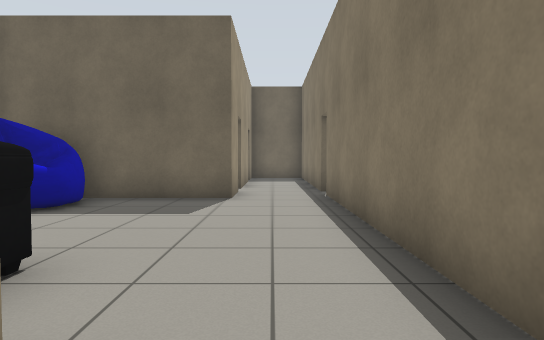
View 1 (above)

16 first-person views from a walk through a world built for the Gazebo simulator. The camera is 0.9 m above the floor, tilts 2° down and sees 75° across. The floor is counted in squares, 1 m on a side. Each view is taken from the middle of a square. On the plan, view 1 faces up. The plan holds only what a view shows up to about 12 squares ahead; the rest is blank. The robots in the file are not drawn. Simple patterns stand in for the simulator's built-in surfaces. Some stock models are drawn as simple stand-ins.

View 2
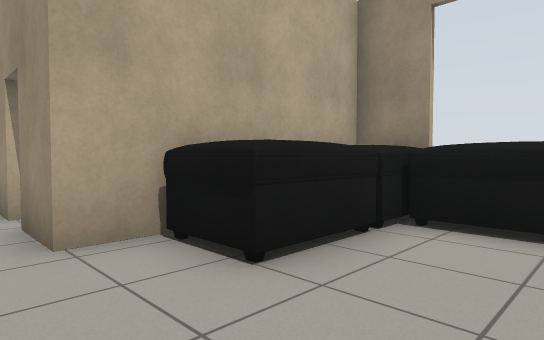

View 3
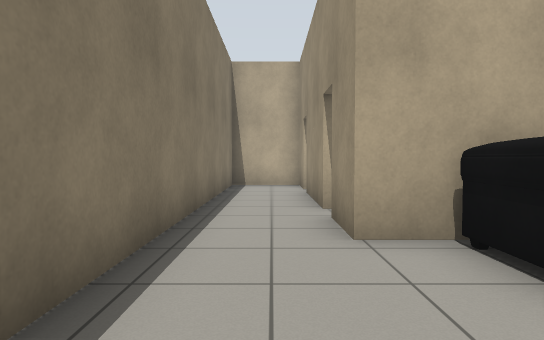

View 4
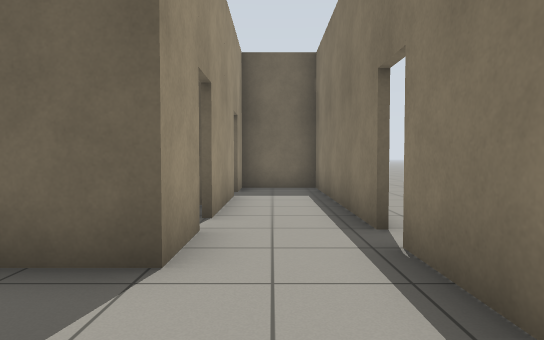

View 5
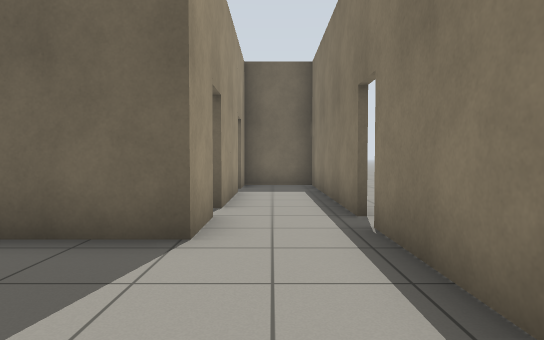

View 6
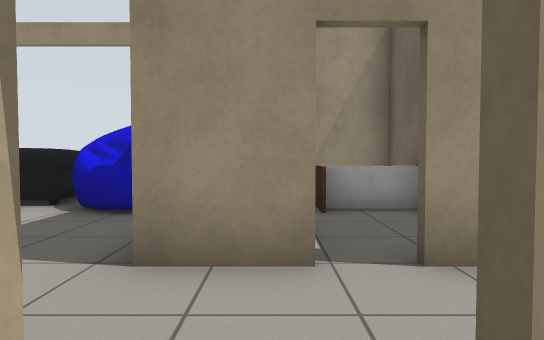

View 7
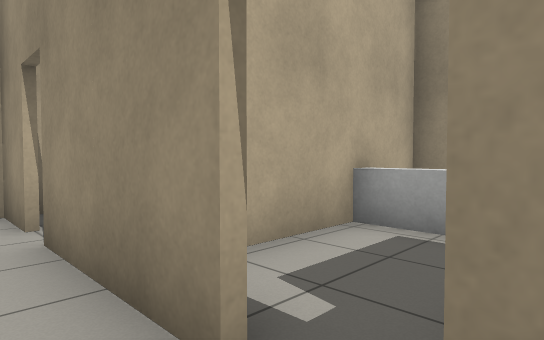

View 8
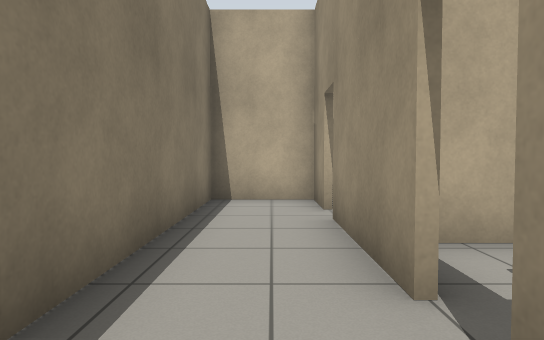

View 9
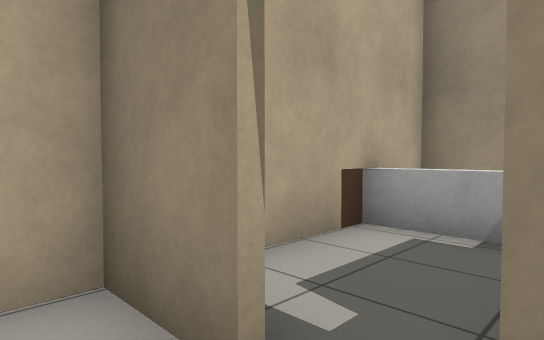

View 10
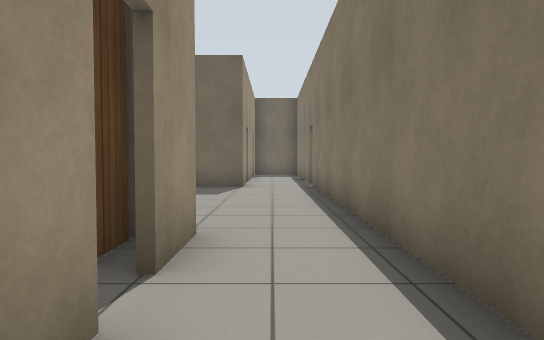

View 11
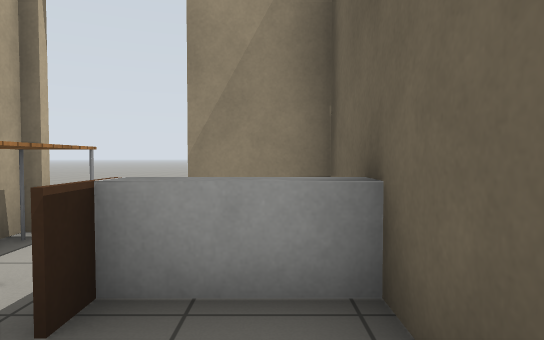

View 12
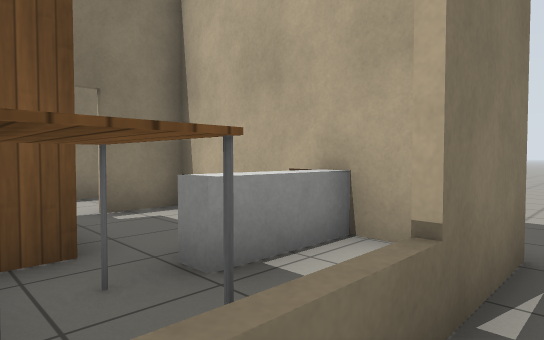

View 13
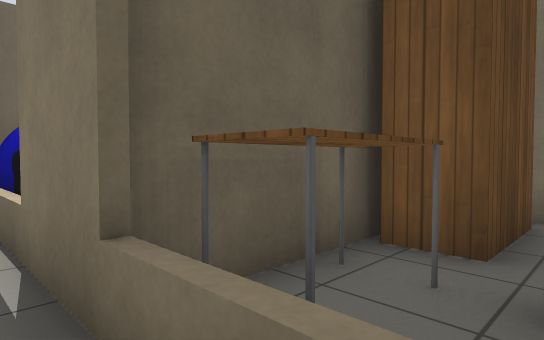

View 14
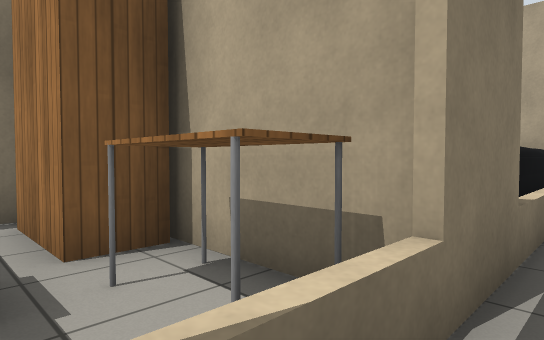

View 15
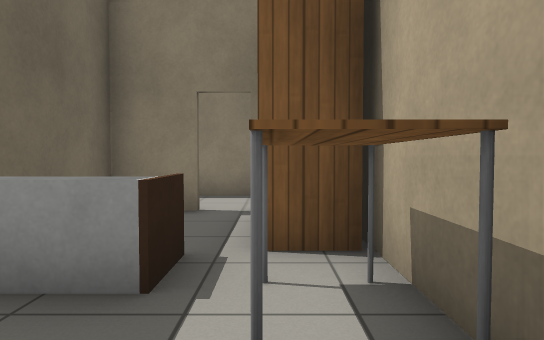

View 16
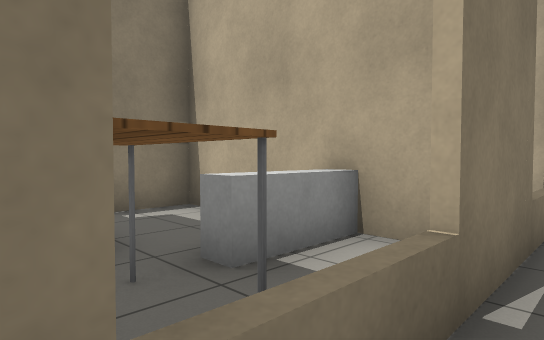

### Floor plan
Key: @ floor where view 1 was taken; # wall or solid block; . floor; D open door; B bed; W wardrobe; T table; O other object.
Columns run from 7 left of view 1 to 3 right of it. Each row starts with its distance up from view 1.
 16       ###
 15       #.#
 14       D.#
 13       #.#
 12  ######.#..
 11  #BB..#.#.
 10 .#BB..D.#.
  9 .#TTWW#.D.
  8 .######.#
  7 .OOO....#
  6 .OOO....#
  5  #O.....#
  4  OO.....#
  3 .#OOOO..#
  2 .OOOOO..#
  1 .######.#
  0  #TTWW#@#
 -1 .#BB..D.#
 -2 .#BB  #.#
 -3 .#T#WW#.#
 -4  #TWW D.#
 -5 .#BB..D.#
 -6 .#BB  #.#
 -7 ..#######

Where each view was taken, in squares from view 1:
view 1: 0 up, 0 right, facing up
view 2: 5 up, 0 right, facing down-left
view 3: 5 up, 0 right, facing down
view 4: 5 up, 0 right, facing up
view 5: 4 up, 0 right, facing up
view 6: 9 up, 2 right, facing left
view 7: 0 up, 0 right, facing down-left
view 8: 1 up, 0 right, facing down
view 9: 4 down, 0 right, facing down-left
view 10: 3 down, 0 right, facing up
view 11: 11 up, 2 left, facing left
view 12: 3 down, 7 left, facing down-right
view 13: 1 down, 7 left, facing up-right
view 14: 10 up, 7 left, facing down-right
view 15: 9 up, 7 left, facing right
view 16: 1 up, 7 left, facing down-right
